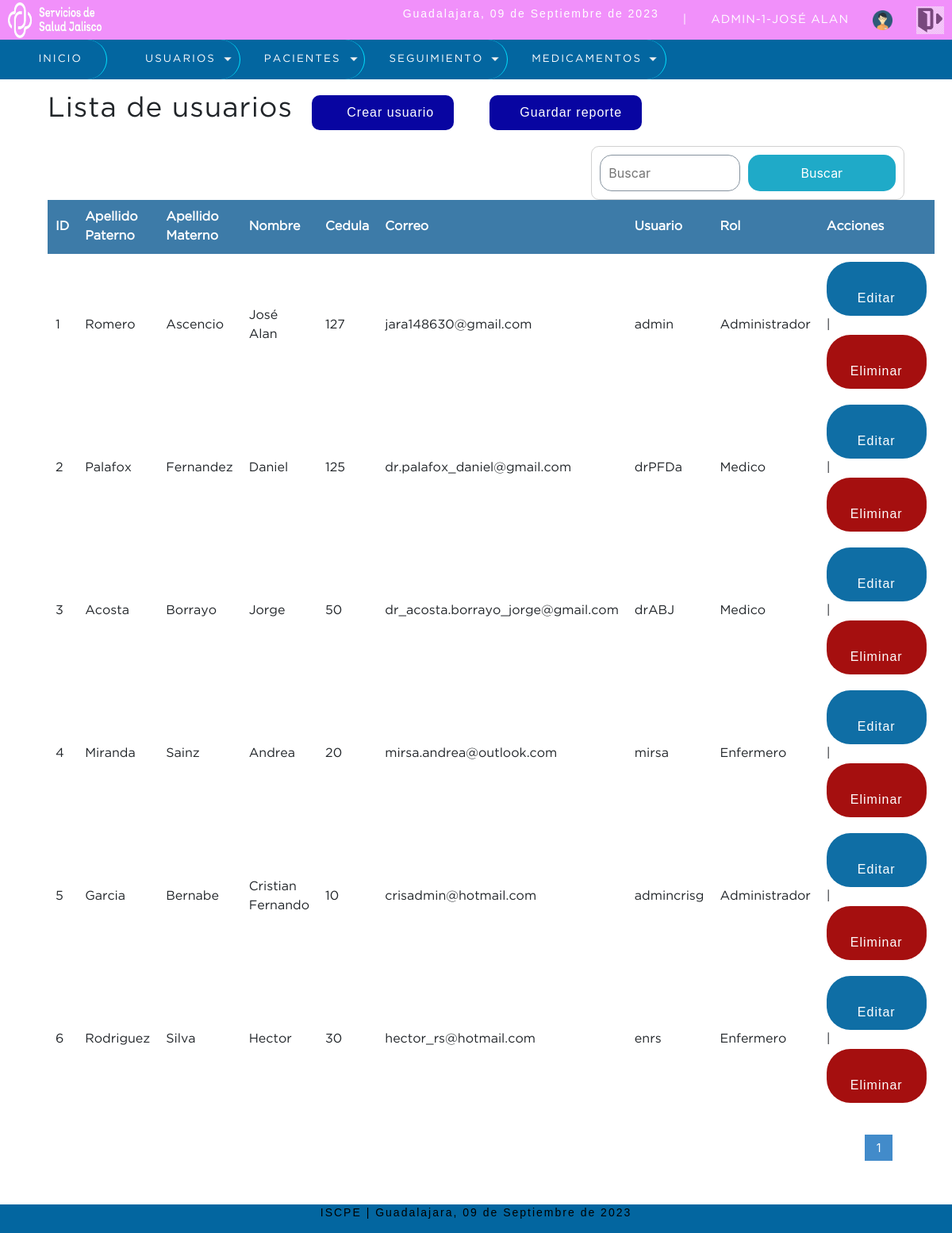
The page /sistema/lista_usuarios.php (signed in) on the database its author committed.
### tables this page shows
CREATE TABLE `usuario` (
  `idusuario` int(11) NOT NULL,
  `correo` varchar(50) NOT NULL,
  `usuario` varchar(20) NOT NULL,
  `clave` varchar(50) NOT NULL,
  `rol` int(11) NOT NULL,
  `estatus` int(11) NOT NULL DEFAULT 1,
  `nombre` varchar(50) DEFAULT NULL,
  `apellido_paterno` varchar(50) DEFAULT NULL,
  `apellido_materno` varchar(50) DEFAULT NULL,
  `cedula` tinyint(4) DEFAULT NULL
);

CREATE TABLE `rol` (
  `idrol` int(11) NOT NULL,
  `rol` varchar(20) NOT NULL
);

### sistema/lista_usuarios.php (the view, shortened to what this page needs)
<?php
   include "../conexion.php"
?>
<!DOCTYPE html>
<html lang="en">
<head>
	<?php include "includes/scripts.php"; ?>
</head>
<body>
	<?php include "includes/header.php"; ?>
	<section id="container">
		<h1>Lista de usuarios</h1>
		<a href="registro_usuario.php" class="btn_new"><i class="fa-solid fa-file-circle-plus"></i> Crear usuario</a>
		<a href="reporte_usuarios.php" class="btn_new"><i class="fa-solid fa-floppy-disk"></i>Guardar reporte</a>
		<form action="buscar_usuario.php" method="get" class="form_search">
			<input type="text" name="busqueda" id="busqueda" placeholder="Buscar">
			<input type="submit" value="Buscar" class="btn_search">
		</form>
		<table>
			<tr>
				<th>ID</th>
				<th>Apellido Paterno</th>
				<th>Apellido Materno</th>
				<th>Nombre</th>
				<th>Cedula</th>
				<th>Correo</th>
				<th>Usuario</th>
				<th>Rol</th>
				<th>Acciones</th>
			</tr>
		<?php
			$sql_registe = mysqli_query($conection,"SELECT COUNT(*) as total_registro FROM usuario WHERE estatus = 1 ");
			$result_register = mysqli_fetch_array($sql_registe);
			$total_registro = $result_register['total_registro'];
			$por_pagina = 10;
			if(empty($_GET['pagina']))
			{
				$pagina = 1;
			}else{
				$pagina = $_GET['pagina'];
			}
			$desde = ($pagina-1) * $por_pagina;
			$total_paginas = ceil($total_registro / $por_pagina);
			$query = mysqli_query($conection,"SELECT u.idusuario, u.apellido_paterno, u.apellido_materno, u.nombre, u.cedula, u.correo, u.usuario, r.rol FROM usuario u INNER JOIN rol r ON u.rol = r.idrol WHERE estatus = 1 ORDER BY u.idusuario ASC LIMIT $desde,$por_pagina
				");
			$result = mysqli_num_rows($query);
			if($result > 0){
				while ($data = mysqli_fetch_array($query)) {
			?>
				<tr>
					<td><?php echo $data["idusuario"]; ?></td>
					<td><?php echo $data["apellido_paterno"]; ?></td>
					<td><?php echo $data["apellido_materno"]; ?></td>
					<td><?php echo $data["nombre"]; ?></td>
					<td><?php echo $data["cedula"]; ?></td>
					<td><?php echo $data["correo"]; ?></td>
					<td><?php echo $data["usuario"]; ?></td>
					<td><?php echo $data['rol'] ?></td>
					<td>
						<a class="link_edit" href="editar_usuario.php?id=<?php echo $data["idusuario"]; ?>"><i class="fa-solid fa-pen-to-square"></i> Editar</a>
						|
						<a class="link_delete" href="eliminar_usuario.php?id=<?php echo $data["idusuario"]; ?>"><i class="fa-solid fa-trash-can"></i> Eliminar</a>
					</td>
				</tr>
		<?php
				}
			}
		 ?>
		</table>
		<div class="paginador">
			<ul>
			<?php
				for ($i=1; $i <= $total_paginas; $i++) {
					if($i == $pagina)
					{
						echo '<li class="pageSelected">'.$i.'</li>';
					}else{
						echo '<li><a href="?pagina='.$i.'">'.$i.'</a></li>';
					}
				}
			 ?>
			</ul>
		</div>
	</section>
	<?php include "includes/footer.php"; ?>
</body>
</html>

### sistema/css/style.css (style rules this page uses)
* { margin: 0; padding: 0; box-sizing: border-box; }
body { background: #fdffff; }
h1, h2, h3, h4, h5, h6 { font-family: 'GothamBook'; font-weight: bold; letter-spacing: 1px; }
h1 { font-size: 26px; }
a { text-decoration: none; font-family: arial; letter-spacing: 1px; }
#container { padding: 100px 60px 60px; }
form { background: #f3eff3fd; margin: auto; padding: 70px 80px; border: 1px solid #d1d1d1; }
input,select { display: block; width: 100%; font-size: 15pt; padding: 10px; border: 1px solid #85929e; border-radius: 15px; }
#container h1 { font-size: 35px; display: inline-block; }
.btn_new { display: inline-block; background: #0805a1; color: #FFF; padding: 10px 25px; border-radius: 10px; margin: 20px; }
table { border-collapse: collapse; font-size: 12pt; font-family: 'GothamBook'; width: 100%; }
table th { text-align: left; padding: 10px; background: #3d7ba8; color: #FFF; }
table tr:nth-child(odd) { background: #FFF; }
table td { padding: 10px; }
.link_edit { background-color: #0f6ea5; border-radius: 30px; border: none; color: white; padding: 10px 30px; text-align: center; text-decoration: none; display: inline-block; font-size: 16px; }
.link_delete { background-color: #a50f0f; border-radius: 30px; border: none; color: white; padding: 10px 30px; text-align: center; text-decoration: none; display: inline-block; font-size: 16px; }
.paginador ul { padding: 15px; list-style: none; background: #FFF; margin-top: 15px; display: -webkit-flex; display: -moz-flex; display: -ms-flex; display: -o-flex; display: flex; justify-content: flex-end; }
.paginador a, .pageSelected { color: #07afda; border: 1px solid #ddd; padding: 5px; display: inline-block; font-size: 14px; text-align: center; width: 35px; }
.pageSelected { color: #FFF; background: #428bca; border: 1px solid #428bca; }
.form_search { display: -webkit-flex; display: -moz-flex; display: -ms-flex; display: -o-flex; display: flex; float: right; background: initial; padding: 10px; border-radius: 10px; }
.form_search .btn_search { background: #1faac8; color: #FFF; padding: 0 20px; border: 0; cursor: pointer; margin-left: 10px; }

### rows shown on the page
usuario: idusuario "1", apellido_paterno "Romero", apellido_materno "Ascencio", nombre "José Alan", cedula "127", correo "jara148630@gmail.com", usuario "admin", rol.rol "Administrador"
usuario: idusuario "2", apellido_paterno "Palafox", apellido_materno "Fernandez", nombre "Daniel", cedula "125", correo "dr.palafox_daniel@gmail.com", usuario "drPFDa", rol.rol "Medico"
usuario: idusuario "3", apellido_paterno "Acosta", apellido_materno "Borrayo", nombre "Jorge", cedula "50", correo "dr_acosta.borrayo_jorge@gmail.com", usuario "drABJ", rol.rol "Medico"
usuario: idusuario "4", apellido_paterno "Miranda", apellido_materno "Sainz", nombre "Andrea", cedula "20", correo "mirsa.andrea@outlook.com", usuario "mirsa", rol.rol "Enfermero"
usuario: idusuario "5", apellido_paterno "Garcia", apellido_materno "Bernabe", nombre "Cristian Fernando", cedula "10", correo "crisadmin@hotmail.com", usuario "admincrisg", rol.rol "Administrador"
usuario: idusuario "6", apellido_paterno "Rodriguez", apellido_materno "Silva", nombre "Hector", cedula "30", correo "hector_rs@hotmail.com", usuario "enrs", rol.rol "Enfermero"

### other values the page prints
fecha() "09 de Septiembre de 2023"
$_SESSION['user'] "ADMIN"
$_SESSION['rol'] "1"
$_SESSION['nombre'] "JOSÉ ALAN"
